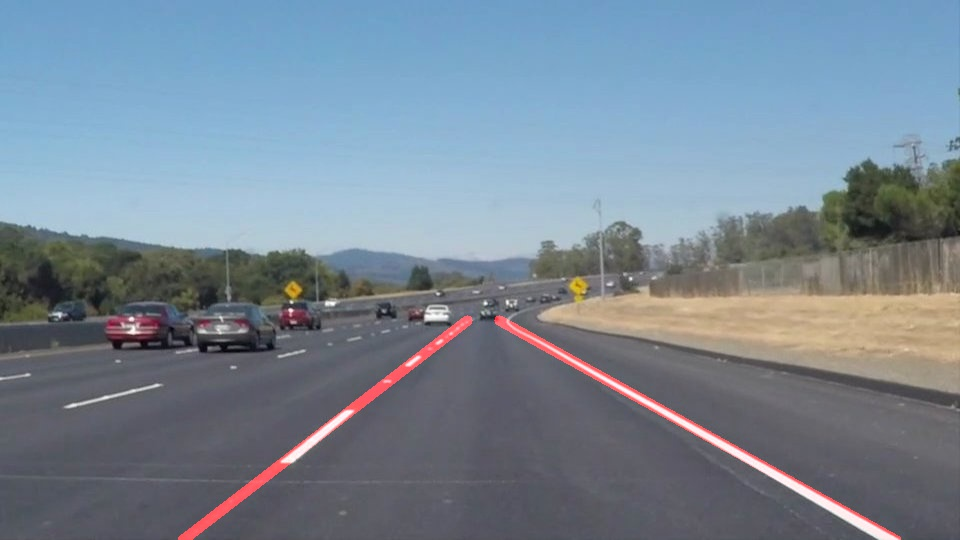
#> input picture test_images/solidWhiteCurve_with_lines.jpg, 960 x 540 px; its folder holds only this picture in this run
$ jupyter execute --allow-errors P1.ipynb   (shell and % lines are left out)
#> lines starting #> are read from the running program, lines starting #| are printed output that depends on the picture; after the words box and inside, x2 and y2 are one past the last pixel; in counts of white or black regions, pixels touching at a corner belong together
# **Finding Lane Lines on the Road**
***
In this project, you will use the tools you learned about in the lesson to identify lane lines on the road.  You can develop your pipeline on a series of individual images, and later apply the result to a video stream (really just a series of images). Check out the video clip "raw-lines-example.mp4" (also contained in this repository) to see what the output should look like after using the helper functions below.

Once you have a result that looks roughly like "raw-lines-example.mp4", you'll need to get creative and try to average and/or extrapolate the line segments you've detected to map out the full extent of the lane lines.  You can see an example of the result you're going for in the video "P1_example.mp4".  Ultimately, you would like to draw just one line for the left side of the lane, and one for the right.

---
Let's have a look at our first image called 'test_images/solidWhiteRight.jpg'.  Run the 2 cells below (hit Shift-Enter or the "play" button above) to display the image.

**Note: If, at any point, you encounter frozen display windows or other confounding issues, you can always start again with a clean slate by going to the "Kernel" menu above and selecting "Restart & Clear Output".**

---

**The tools you have are color selection, region of interest selection, grayscaling, Gaussian smoothing, Canny Edge Detection and Hough Tranform line detection.  You  are also free to explore and try other techniques that were not presented in the lesson.  Your goal is piece together a pipeline to detect the line segments in the image, then average/extrapolate them and draw them onto the image for display (as below).  Once you have a working pipeline, try it out on the video stream below.**

---

<figure>

 <figcaption>
 <p></p>
 <p style="text-align: center;"> Your output should look something like this (above) after detecting line segments using the helper functions below </p>
 </figcaption>
</figure>
 <p></p>
<figure>

 <figcaption>
 <p></p>
 <p style="text-align: center;"> Your goal is to connect/average/extrapolate line segments to get output like this</p>
 </figcaption>
</figure>

**Run the cell below to import some packages.  If you get an `import error` for a package you've already installed, try changing your kernel (select the Kernel menu above --> Change Kernel).  Still have problems?  Try relaunching Jupyter Notebook from the terminal prompt.  Also, see [this forum post](https://carnd-forums.udacity.com/cq/viewquestion.action?spaceKey=CAR&id=29496372&questionTitle=finding-lanes---import-cv2-fails-even-though-python-in-the-terminal-window-has-no-problem-with-import-cv2) for more troubleshooting tips.**

[cell 1]
#importing some useful packages
import matplotlib.pyplot as plt
import matplotlib.image as mpimg
import numpy as np
import cv2

#> (a cell that did not finish here is left out)

**Some OpenCV functions (beyond those introduced in the lesson) that might be useful for this project are:**

`cv2.inRange()` for color selection
`cv2.fillPoly()` for regions selection
`cv2.line()` to draw lines on an image given endpoints
`cv2.addWeighted()` to coadd / overlay two images
`cv2.cvtColor()` to grayscale or change color
`cv2.imwrite()` to output images to file
`cv2.bitwise_and()` to apply a mask to an image

**Check out the OpenCV documentation to learn about these and discover even more awesome functionality!**

Below are some helper functions to help get you started. They should look familiar from the lesson!

[cell 3]
import math
from sklearn.linear_model import LinearRegression

def grayscale(img):
    """Applies the Grayscale transform
    This will return an image with only one color channel
    but NOTE: to see the returned image as grayscale
    (assuming your grayscaled image is called 'gray')
    you should call plt.imshow(gray, cmap='gray')"""
    return cv2.cvtColor(img, cv2.COLOR_RGB2GRAY)
    # Or use BGR2GRAY if you read an image with cv2.imread()
    # return cv2.cvtColor(img, cv2.COLOR_BGR2GRAY)

def canny(img, low_threshold, high_threshold):
    """Applies the Canny transform"""
    return cv2.Canny(img, low_threshold, high_threshold)

def gaussian_blur(img, kernel_size):
    """Applies a Gaussian Noise kernel"""
    return cv2.GaussianBlur(img, (kernel_size, kernel_size), 0)

def region_of_interest(img, vertices):
    """
    Applies an image mask.

    Only keeps the region of the image defined by the polygon
    formed from `vertices`. The rest of the image is set to black.
    """
    #defining a blank mask to start with
    mask = np.zeros_like(img)

    #defining a 3 channel or 1 channel color to fill the mask with depending on the input image
    if len(img.shape) > 2:
        channel_count = img.shape[2]  # i.e. 3 or 4 depending on your image
        ignore_mask_color = (255,) * channel_count
    else:
        ignore_mask_color = 255

    #filling pixels inside the polygon defined by "vertices" with the fill color
    cv2.fillPoly(mask, vertices, ignore_mask_color)

    #returning the image only where mask pixels are nonzero
    masked_image = cv2.bitwise_and(img, mask)
    return masked_image

def find_min(a, b, c):
    min_value = a
    if b < min_value:
        min_value = b
    if c < min_value:
        min_value = c
    return min_value

def draw_lines(img, lines, color=[255, 0, 0], thickness=2):
    """
    NOTE: this is the function you might want to use as a starting point once you want to
    average/extrapolate the line segments you detect to map out the full
    extent of the lane (going from the result shown in raw-lines-example.mp4
    to that shown in P1_example.mp4).

    Think about things like separating line segments by their
    slope ((y2-y1)/(x2-x1)) to decide which segments are part of the left
    line vs. the right line.  Then, you can average the position of each of
    the lines and extrapolate to the top and bottom of the lane.

    This function draws `lines` with `color` and `thickness`.
    Lines are drawn on the image inplace (mutates the image).
    If you want to make the lines semi-transparent, think about combining
    this function with the weighted_img() function below
    """

    # Those arrays will hold every xs and ys
    left_line_xs = []
    left_line_ys = []
    right_line_xs = []
    right_line_ys = []
    # Those arrays will hold every y value
    max_y = img.shape[0]
    min_y = max_y
    # For each line
    for line in lines:
        for x1,y1,x2,y2 in line:
            # Compute slope to determine if the current line represents the left line, or the right one
            slope = (y2 - y1) / (x2 - x1)
            # If slope is too horizontal, it may not be a line
            if abs(slope) < 0.5:
                continue
            # Determine which line is it according to slope
            if slope >= 0.0:
                left_line_xs.append(x1)
                left_line_xs.append(x2)
                left_line_ys.append(y1)
                left_line_ys.append(y2)
            else:
                right_line_xs.append(x1)
                right_line_xs.append(x2)
                right_line_ys.append(y1)
                right_line_ys.append(y2)
            # Keep track of min y
            min_y = find_min(min_y, y1, y2)
    # Find best lines
    for line_xs, line_ys in [(left_line_xs, left_line_ys), (right_line_xs, right_line_ys)]:
        if len(line_xs) <= 0 or len(line_ys) <= 0:
            continue
        # Use polynomial fit to find coefficients that best approximates the line (that minimizes squared error)
        line_coefficients = np.polyfit(line_xs, line_ys, 1)
        slope = line_coefficients[0]
        intercept = line_coefficients[1]
        if math.isclose(slope, 0.0):
            continue
        # Compute associated x coordinates for min and max y coordinates
        min_x = np.clip(int(round((min_y - intercept) / slope)), 0, img.shape[1] - 1)
        max_x = np.clip(int(round((max_y - intercept) / slope)), 0, img.shape[1] - 1)
        # Draw line
        cv2.line(img, (min_x, min_y), (max_x, max_y), color, thickness)

def hough_lines(img, rho, theta, threshold, min_line_len, max_line_gap):
    """
    `img` should be the output of a Canny transform.

    Returns an image with hough lines drawn.
    """
    lines = cv2.HoughLinesP(img, rho, theta, threshold, np.array([]), minLineLength=min_line_len, maxLineGap=max_line_gap)
    line_img = np.zeros((img.shape[0], img.shape[1], 3), dtype=np.uint8)
    draw_lines(line_img, lines, thickness=10)
    return line_img

# Python 3 has support for cool math symbols.

def weighted_img(img, initial_img, α=0.8, β=1., λ=0.):
    """
    `img` is the output of the hough_lines(), An image with lines drawn on it.
    Should be a blank image (all black) with lines drawn on it.

    `initial_img` should be the image before any processing.

    The result image is computed as follows:

    initial_img * α + img * β + λ
    NOTE: initial_img and img must be the same shape!
    """
    return cv2.addWeighted(initial_img, α, img, β, λ)

## Test on Images

Now you should build your pipeline to work on the images in the directory "test_images"
**You should make sure your pipeline works well on these images before you try the videos.**

[cell 4]
import os
os.listdir("test_images/")

run your solution on all test_images and make copies into the test_images directory).

[cell 5]
# TODO: Build your pipeline that will draw lane lines on the test_images
# then save them to the test_images directory.
import os

# For each image
all_original_images_paths = ["test_images/" + original_image_path_relative_to_test_images for original_image_path_relative_to_test_images in os.listdir("test_images/")]
for original_image_path in all_original_images_paths:
    # Read image
    original_image = mpimg.imread(original_image_path)
#> original_image is the input picture: shape (540, 960, 3); mean R, G, B 120.3, 134.5, 148.1
    # Convert to grayscale
    grayscaled_image = grayscale(original_image)
#> in grayscale, `return cv2.cvtColor(img, cv2.COLOR_RGB2GRAY)`:
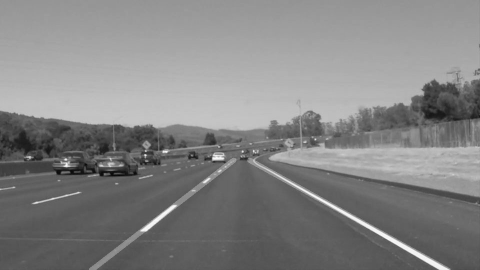
#> returned value: shape (540, 960) (shown at 1/2 size); min 4, max 255, mean 131.8
    # Apply Gaussian blurring to grayscaled image
    kernel_size = 3
    blurred_grayscaled_image = gaussian_blur(grayscaled_image, kernel_size)
    # Detect edges with the Canny Edge Detection algorithm
    canny_low_threshold = 50
    canny_high_threshold = 150
    edges = canny(blurred_grayscaled_image, canny_low_threshold, canny_high_threshold)
#> in canny, `return cv2.Canny(img, low_threshold, high_threshold)`:
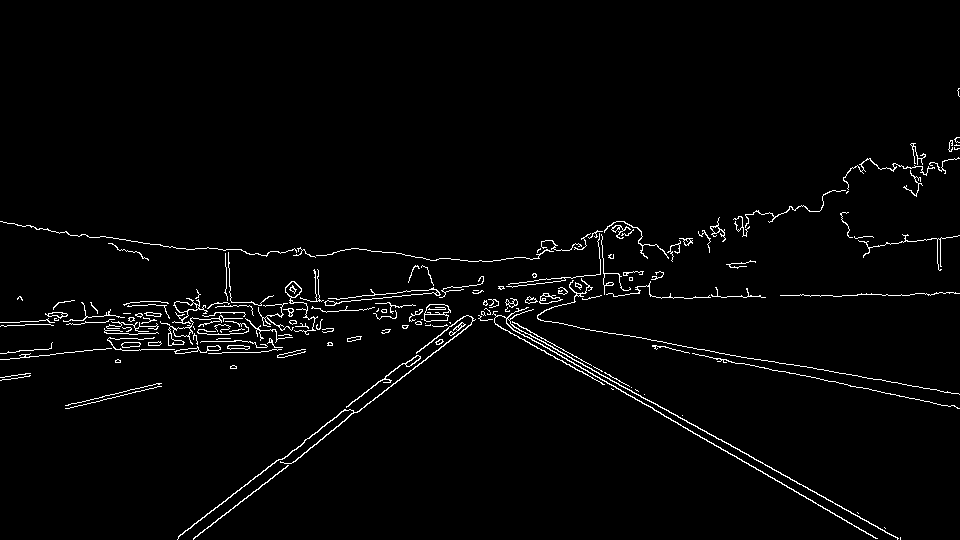
#> returned value: shape (540, 960); 2.3% white in thin lines or dots, all inside (x1, y1, x2, y2) = (0, 88, 960, 540)
    # Get mask for polygons that are not of interest
    polygon_vertices = np.array([[
        (150, edges.shape[0]),
        (450, 320),
        (490, 320),
        (910, edges.shape[0])
    ]], dtype=np.int32)
    region_mask = region_of_interest(edges, polygon_vertices)
#> in region_of_interest, `cv2.fillPoly(mask, vertices, ignore_mask_color)`:
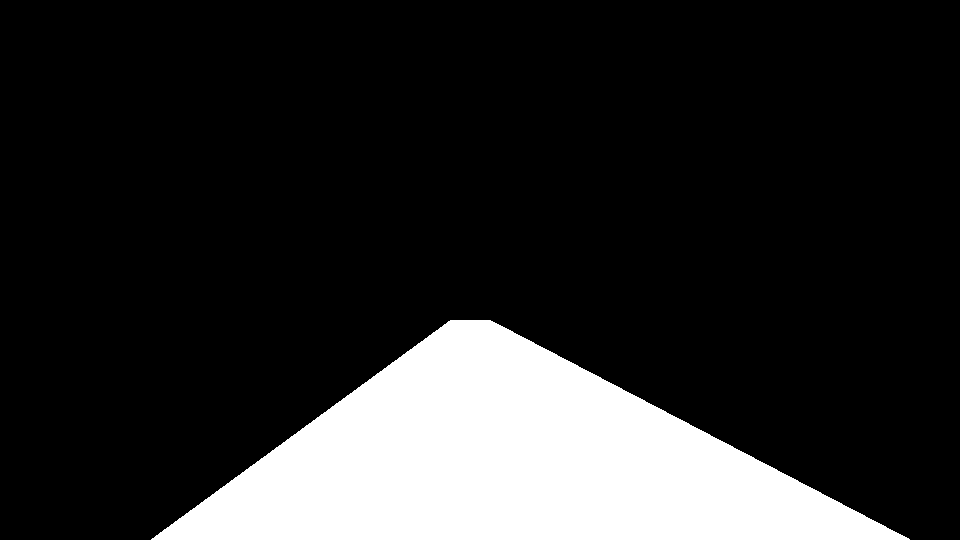
#> mask: shape (540, 960); 17% white; 1 white region, box (x1, y1, x2, y2) and area: (151, 320, 910, 540) 88140
#> in region_of_interest, `masked_image = cv2.bitwise_and(img, mask)`:
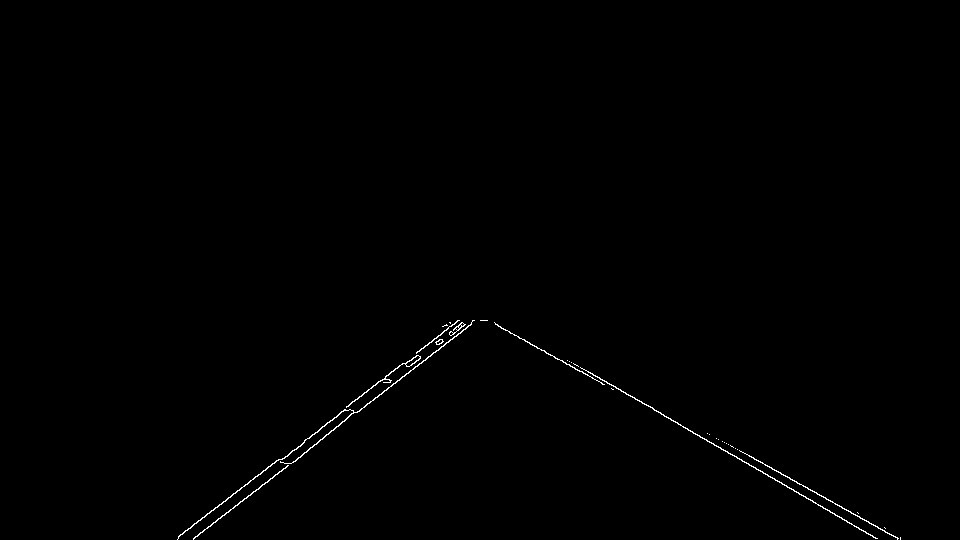
#> masked_image: shape (540, 960); 0.39% white in thin lines or dots, all inside (x1, y1, x2, y2) = (177, 320, 901, 540)
    # Find lines using Hough transform
    rho = 1
    theta = np.pi / 180.0
    threshold = 30
    min_line_len = 100
    max_line_gap = 160
    lines = hough_lines(region_mask, rho, theta, threshold, min_line_len, max_line_gap)
#> in hough_lines, `lines = cv2.HoughLinesP(img, rho, theta, threshold, np.array([]), minL..`: lines = 14 rows, first 6: [569, 361, 877, 538], [210, 526, 474, 320], [178, 536, 462, 322], [726, 443, 900, 539], [193, 539, 473, 320], [281, 459, 459, 320]
#> the loop in draw_lines, `for line in lines:` made 14 passes
#> line on passes 1 to 8: [[569, 361, 877, 538]], [[210, 526, 474, 320]], [[178, 536, 462, 322]], [[726, 443, 900, 539]], [[193, 539, 473, 320]], [[281, 459, 459, 320]], [[707, 433, 897, 538]], [[295, 461, 471, 324]]
#> after the loop in draw_lines, `for line in lines:`: left_line_xs = [569, 877, 726, 900, 707, 897, 494, 781, 484, 692, 588, 872]; left_line_ys = [361, 538, 443, 539, 433, 538, 322, 482, 320, 431, 371, 535]; right_line_xs = [210, 474, 178, 462, 193, 473, 281, 459, 295, 471, 178, 460, 228, 416, 352, 472]; right_line_ys = [526, 320, 536, 322, 539, 320, 459, 320, 461, 324, 537, 324, 497, 355, 401, 320]
#> the loop in draw_lines, `for line_xs, line_ys in [(left_line_xs, left_line_ys), (right_line_xs,..` made 2 passes
#> (line_xs, line_ys, slope, intercept, min_x, max_x) on pass 1: ([569, 877, 726, 900, 707, 897, 494, 781, 484, 692, 588, 872], [361, 538, 443, 539, 433, 538, 322, 482, 320, 431, 371, 535], 0.548, 50.65, 492, 893)
#> after the loop in draw_lines, `for line_xs, line_ys in [(left_line_xs, left_line_ys), (right_line_xs,..`:
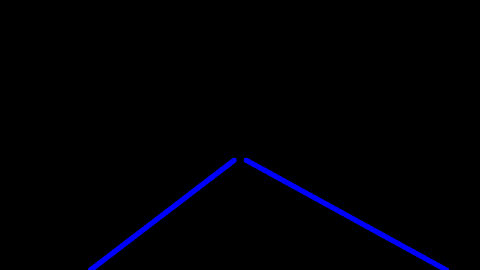
#> img: shape (540, 960, 3) (shown at 1/2 size); mean of channels 0, 1, 2 4.3, 0, 0; drawn as B, G, R
    # Merge original image with detected lanes
    result_image = weighted_img(lines, original_image, α=1.0)
#> in weighted_img, `return cv2.addWeighted(initial_img, α, img, β, λ)`:
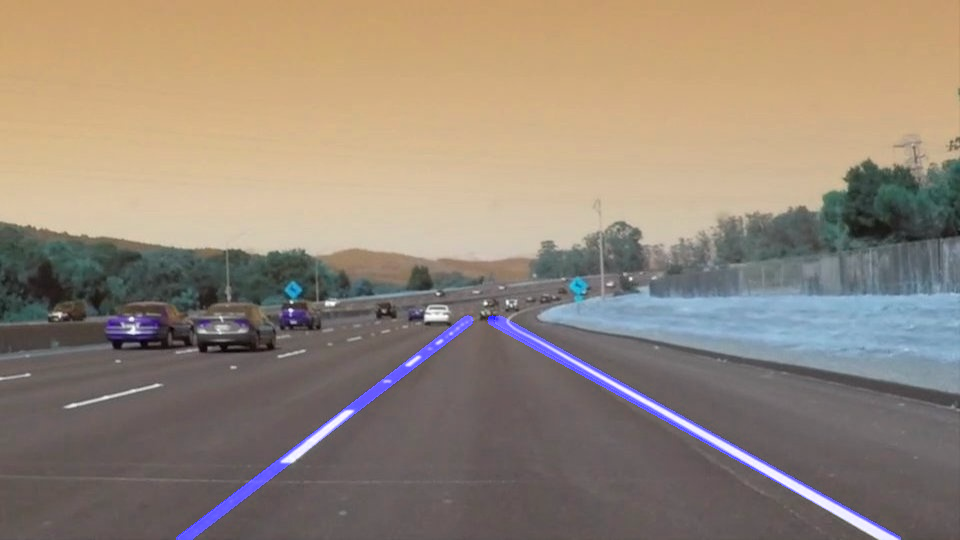
#> returned value: shape (540, 960, 3); mean of channels 0, 1, 2 120.7, 134.5, 148.1; drawn as B, G, R
    # Convert from BGR to RGB (matplotlib works with RGB, but OpenCV works with BGR)
    result_image = cv2.cvtColor(result_image, cv2.COLOR_BGR2RGB)
    # Save image
    original_image_name, original_image_extension = os.path.splitext(original_image_path)
    result_image_path = original_image_name + "_with_lines" + original_image_extension
    cv2.imwrite(result_image_path, result_image)

$ run again, on test_images/solidYellowLeft_with_lines.jpg
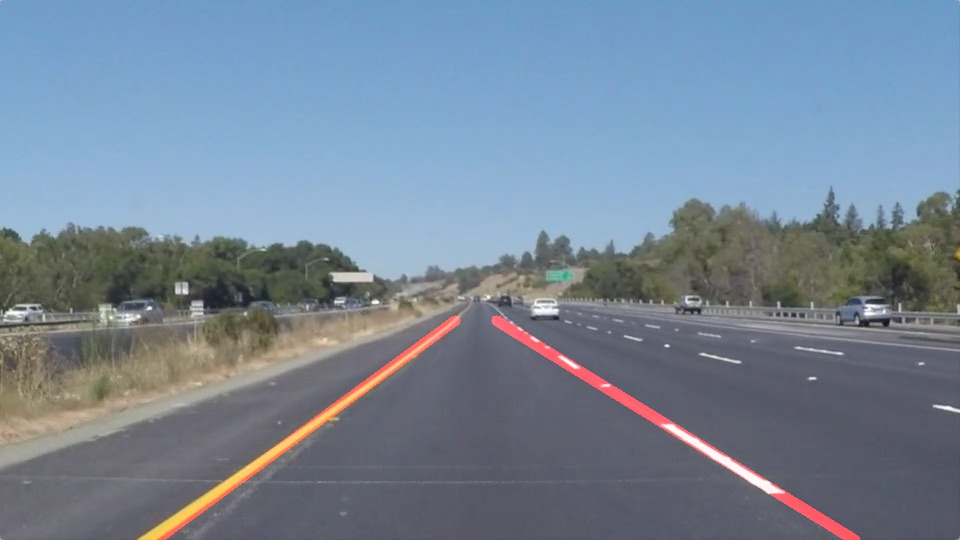
#> input picture test_images/solidYellowLeft_with_lines.jpg, 960 x 540 px
#> original_image is the input picture: shape (540, 960, 3); mean R, G, B 118.2, 133.6, 150.8
#> mask: shape (540, 960); 17% white; 1 white region, box (x1, y1, x2, y2) and area: (151, 320, 910, 540) 88140
#> in region_of_interest, `masked_image = cv2.bitwise_and(img, mask)`:
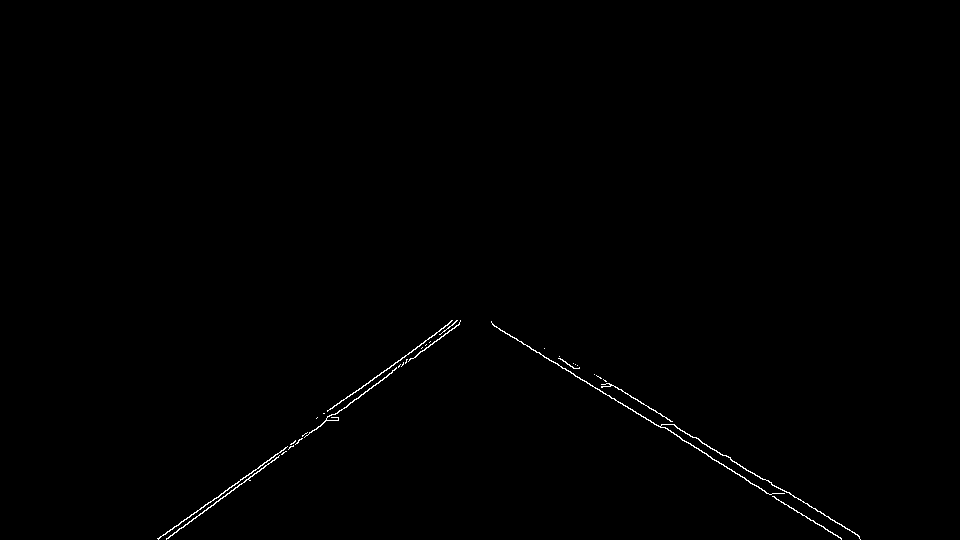
#> masked_image: shape (540, 960); 0.39% white in thin lines or dots, all inside (x1, y1, x2, y2) = (157, 320, 861, 540)
#> lines = 16 rows, first 6: [663, 427, 841, 538], [157, 538, 371, 388], [166, 538, 424, 350], [559, 356, 859, 536], [492, 323, 641, 416], [205, 504, 428, 347]
#> the loop in draw_lines, `for line in lines:` made 16 passes
#> line on passes 1 to 8: [[663, 427, 841, 538]], [[157, 538, 371, 388]], [[166, 538, 424, 350]], [[559, 356, 859, 536]], [[492, 323, 641, 416]], [[205, 504, 428, 347]], [[324, 413, 452, 320]], [[491, 321, 784, 504]]
#> after the loop in draw_lines, `for line in lines:`: left_line_xs = [663, 841, 559, 859, 492, 641, 491, 784, 544, 859, 573, 857, 594, 789]; left_line_ys = [427, 538, 356, 536, 323, 416, 321, 504, 348, 538, 363, 534, 374, 492]; right_line_xs = [157, 371, 166, 424, 205, 428, 324, 452, 339, 448, 326, 459, 158, 344, 168, 457, 327, 459]; right_line_ys = [538, 388, 538, 350, 504, 347, 413, 320, 403, 324, 418, 324, 539, 408, 538, 320, 416, 323]
#> the loop in draw_lines, `for line_xs, line_ys in [(left_line_xs, left_line_ys), (right_line_xs,..` made 2 passes
#> (slope, intercept, min_x, max_x) on passes 1 to 2: (0.602, 23.02, 493, 859), (-0.731, 655.9, 459, 159)
#> in weighted_img, `return cv2.addWeighted(initial_img, α, img, β, λ)`:
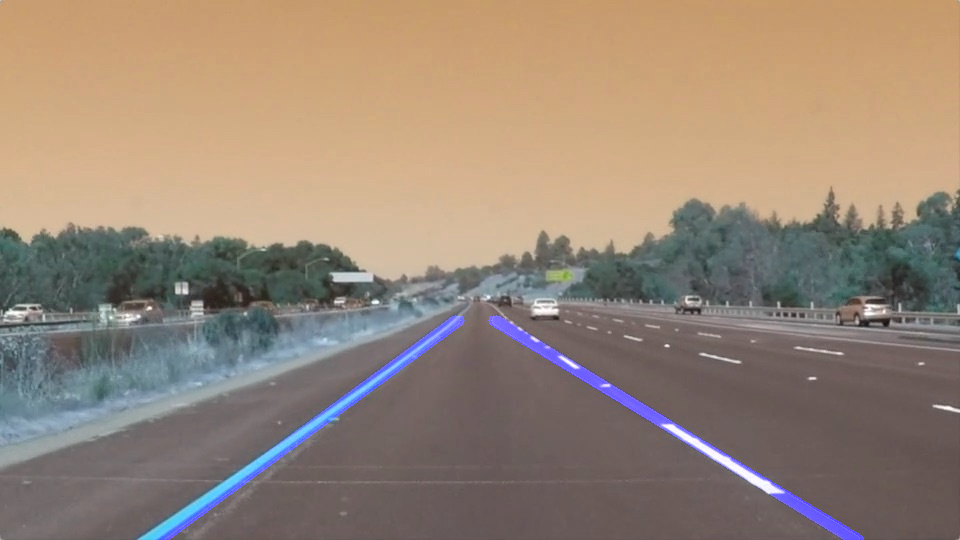
#> returned value: shape (540, 960, 3); mean of channels 0, 1, 2 118.6, 133.6, 150.8; drawn as B, G, R
